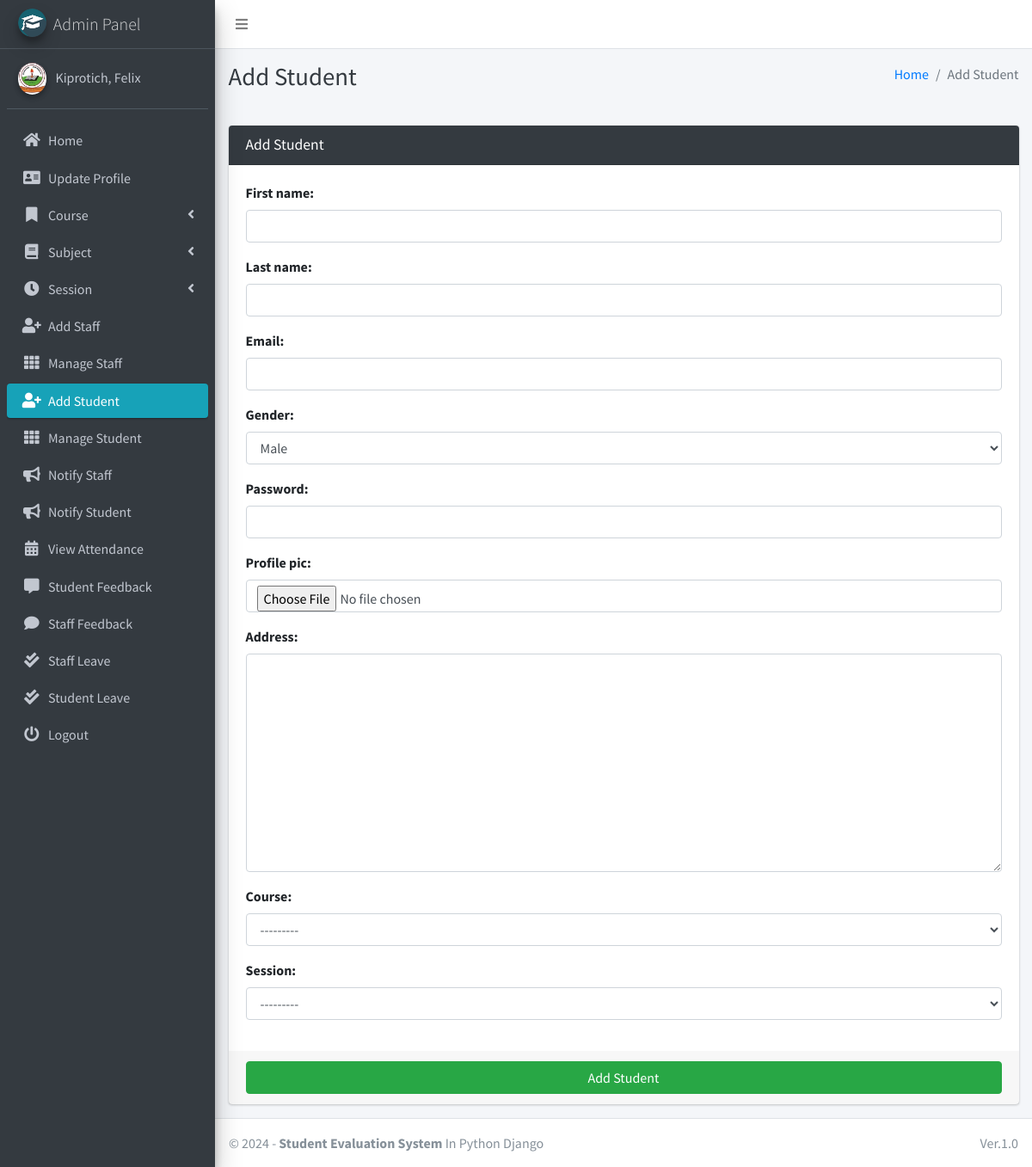
Screenshot of /student/add/ (signed in) with the database file from the repository.
### main_app/models.py (models this page shows)
class CustomUser(AbstractUser):
    USER_TYPE = ((1, "HOD"), (2, "Staff"), (3, "Student"))
    GENDER = [("M", "Male"), ("F", "Female")]
    username = None  # Removed username, using email instead
    email = models.EmailField(unique=True)
    user_type = models.CharField(default=1, choices=USER_TYPE, max_length=1)
    gender = models.CharField(max_length=1, choices=GENDER)
    profile_pic = models.ImageField()
    address = models.TextField()
    fcm_token = models.TextField(default="")  # For firebase notifications
    created_at = models.DateTimeField(auto_now_add=True)
    updated_at = models.DateTimeField(auto_now=True)
    USERNAME_FIELD = "email"
    REQUIRED_FIELDS = []
    objects = CustomUserManager()
    def __str__(self):
        return self.last_name + ", " + self.first_name

### main_app/hod_views.py (the view, shortened to what this page needs)
# urls.py: path("student/add/", hod_views.add_student, name='add_student'),
def add_student(request):
    student_form = StudentForm(request.POST or None, request.FILES or None)
    context = {'form': student_form, 'page_title': 'Add Student'}
    return render(request, 'hod_template/add_student_template.html', context)

### main_app/forms.py
class StudentForm(CustomUserForm):
    def __init__(self, *args, **kwargs):
        super(StudentForm, self).__init__(*args, **kwargs)
    class Meta(CustomUserForm.Meta):
        model = Student
        fields = CustomUserForm.Meta.fields + \
            ['course', 'session']

### main_app/models.py (called while the page is built)
    def __str__(self):
        return "From " + str(self.start_year) + " to " + str(self.end_year)

    def __str__(self):
        return self.name

### main_app/templates/hod_template/add_student_template.html (shortened to what this page needs)
{% extends 'main_app/base.html' %}
{% load static %}
{% block page_title %}{{page_title}}{% endblock page_title %}
{% block content %}
<section class="content">
    <div class="container-fluid">
        <div class="row">
            <div class="col-md-12">
                <div class="card card-dark">
                    <div class="card-header">
                        <h3 class="card-title">{{page_title}}</h3>
                    </div>
                    {% include "main_app/form_template.html" with messages=messages  form=form button_text="Add Student"%}
                </div>
            </div>
        </div>
    </div>
</section>
{% endblock content %}

### main_app/templates/main_app/sidebar_template.html (shortened to what this page needs)
{% load static %}
<aside class="main-sidebar sidebar-dark-info elevation-4">
    {% if request.user.user_type == '1' %}
    <a href="{% url 'admin_home' %}" class="brand-link">
        <img src="{% static 'dist/img/cmsl.png' %} " alt="AdminLTE Logo"
            class="brand-image img-circle elevation-3" >
        <span class="brand-text font-weight-light">Admin Panel</span>
    </a>
    <div class="sidebar">
        <div class="user-panel mt-3 pb-3 mb-3 d-flex">
            <div class="image">
                <img src="{{ request.user.profile_pic}}" class="img-circle elevation-2" alt="User Image">
            </div>
            <div class="info">
                <a href="#" class="d-block">{{user}}</a>
            </div>
        </div>
        <nav class="mt-2">
            <ul class="nav nav-pills nav-sidebar flex-column" data-widget="treeview" role="menu" data-accordion="false">
                <li class="nav-item">
                    {% url 'admin_home' as admin_home %}
                    <a href="{{admin_home}}" class="nav-link {% if admin_home == request.path %} active {% endif %}">
                        <i class="nav-icon fas fa-home"></i>
                        <p>
                            Home
                        </p>
                    </a>
                </li>
                <li class="nav-item">
                    {% url 'admin_view_profile' as admin_view_profile %}
                    <a href="{{admin_view_profile}}"
                        class="nav-link {% if admin_view_profile == request.path %} active {% endif %}">
                        <i class="nav-icon fas fa-address-card"></i>
                        <p>
                            Update Profile
                        </p>
                    </a>
                </li>
                <li class="nav-item has-treeview">
                    <a href="#" class="nav-link">
                        <i class="nav-icon fas fa-bookmark"></i>
                        <p>
                            Course
                            <i class="fas fa-angle-left right"></i>
                        </p>
                    </a>
                </li>
                <li class="nav-item has-treeview">
                    <a href="#" class="nav-link">
                        <i class="nav-icon fas fa-book"></i>
                        <p>
                            Subject
                            <i class="fas fa-angle-left right"></i>
                        </p>
                    </a>
                </li>
                <li class="nav-item has-treeview">
                    <a href="#" class="nav-link">
                        <i class="nav-icon fas fa-clock"></i>
                        <p>
                            Session
                            <i class="fas fa-angle-left right"></i>
                        </p>
                    </a>
                </li>
                <li class="nav-item">
                    {% url 'add_staff' as add_staff %}
                    <a href="{{add_staff}}" class="nav-link {% if add_staff == request.path %} active {% endif %}">
                        <i class="nav-icon fas fa-user-plus"></i>
                        <p>
                            Add Staff
                        </p>
                    </a>
                </li>
                <li class="nav-item">
                    {% url 'manage_staff' as manage_staff %}
                    {% url 'edit_staff' staff_id as edit_staff %}
                    <a href="{{manage_staff}}"
                        class="nav-link {% if manage_staff == request.path or request.path == edit_staff %} active {% endif %}">
                        <i class="nav-icon fas fa-th"></i>
                        <p>
                            Manage Staff
                        </p>
                    </a>
                </li>
                <li class="nav-item">
                    {% url 'add_student' as add_student%}
                    <a href="{{add_student}}" class="nav-link  {% if add_student == request.path %} active {% endif %}">
                        <i class="nav-icon fas fa-user-plus"></i>
                        <p>
                            Add Student
                        </p>
                    </a>
                </li>
                <li class="nav-item">
                    {% url 'manage_student' as manage_student %}
                    {% url 'edit_student' student_id as edit_student %}
                    <a href="{{manage_student}}"
                        class="nav-link  {% if edit_student == request.path or manage_student == request.path %} active {% endif %}">
                        <i class="nav-icon fas fa-th"></i>
                        <p>
                            Manage Student
                        </p>
                    </a>
                </li>
                <li class="nav-item">
                    {% url 'admin_notify_staff' as admin_notify_staff %}
                    <a href="{{admin_notify_staff}}"
                        class="nav-link {% if admin_notify_staff == request.path %} active {% endif %}">
                        <i class="nav-icon fas fa-bullhorn"></i>
                        <p>
                            Notify Staff
                        </p>
                    </a>
                </li>
                <li class="nav-item">
                    {% url 'admin_notify_student' as admin_notify_student %}
                    <a href="{{admin_notify_student}}"
                        class="nav-link {% if admin_notify_student == request.path %} active {% endif %}">
                        <i class="nav-icon fas fa-bullhorn"></i>
                        <p>
                            Notify Student
                        </p>
                    </a>
                </li>
                <li class="nav-item">
                    {% url 'admin_view_attendance' as admin_view_attendance %}
                <li class="nav-item">
                    <a href="{{admin_view_attendance}}"
                        class="nav-link  {% if admin_view_attendance == request.path %} active {% endif %}">
                        <i class="nav-icon fas fa-calendar-alt"></i>
                        <p>
                            View Attendance
                        </p>
                    </a>
                </li>
                <li class="nav-item">
                    {% url 'student_feedback_message' as student_feedback_message %}
                    <a href="{{ student_feedback_message }}"
                        class="nav-link  {% if student_feedback_message == request.path %} active {% endif %}">
                        <i class="nav-icon fas fa-comment-alt"></i>
                        <p>
                            Student Feedback
                        </p>
                    </a>
                </li>
                <li class="nav-item">
                    {% url 'staff_feedback_message' as staff_feedback_message %}
                    <a href="{{staff_feedback_message}}"
                        class="nav-link   {% if staff_feedback_message == request.path %} active {% endif %}">
                        <i class="nav-icon fas fa-comment"></i>
                        <p>
                            Staff Feedback
                        </p>
                    </a>
                </li>
                <li class="nav-item">
                    {% url 'view_staff_leave' as view_staff_leave %}
                    <a href="{{view_staff_leave}}"
                        class="nav-link  {% if view_staff_leave == request.path %} active {% endif %}">
                        <i class="nav-icon fas fa-check-double"></i>
                        <p>
                            Staff Leave
                        </p>
                    </a>
                </li>
                <li class="nav-item">
                    {% url 'view_student_leave' as view_student_leave %}
                    <a href="{% url 'view_student_leave' %}"
                        class="nav-link  {% if view_student_leave == request.path %} active {% endif %}">
                        <i class="nav-icon fas fa-check-double"></i>
                        <p>
                            Student Leave
                        </p>
                    </a>
                </li>
                                        {% endif %}
                                        <li class="nav-item">
                                            <a href="{% url 'user_logout' %}"
                                                onclick="return confirm('Your session would be terminated.\n\nProceed?')"
                                                class="nav-link">
                                                <i class="nav-icon fas fa-power-off"></i>
                                                <p>
                                                    Logout
                                                </p>
                                            </a>
                                        </li>
                                    </ul>
                                </nav>
                            </div>
</aside>

### rows the page displays
CustomUser: user.profile_pic (picture), last_name+first_name "Kiprotich, Felix"

### other values shown
{{ page_title }} "Add Student"
{{ field.label_tag }} "First name:" "Last name:" "Email:" "Gender:" "Password:" "Profile pic:" "Address:" "Course:" "Session:"
{{ button_text }} "Add Student"
